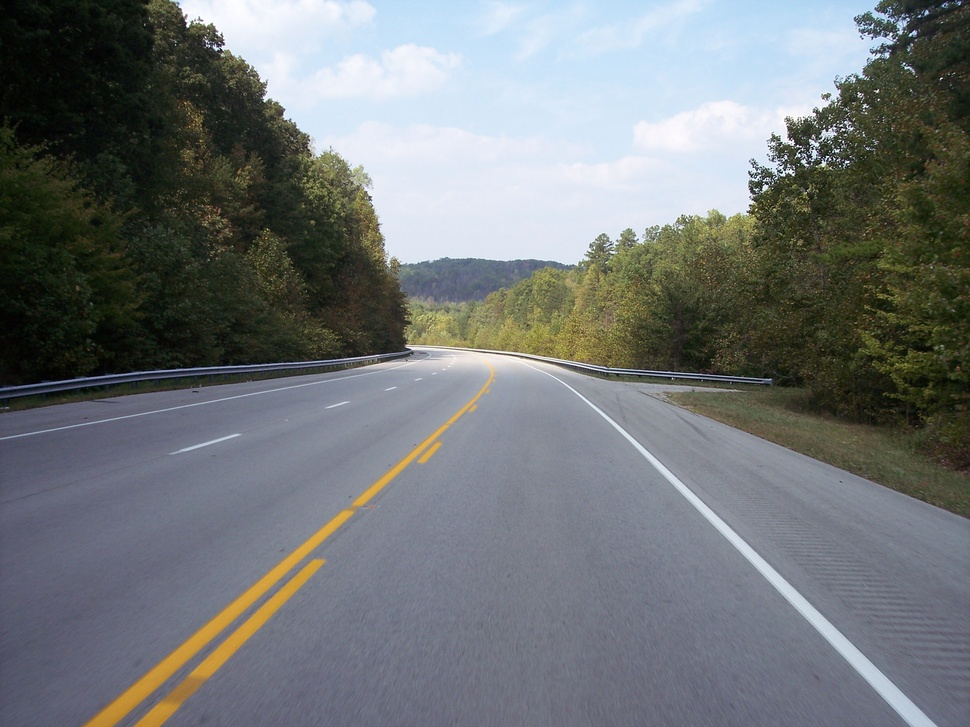
#> input picture img/img_1.jpg, 970 x 727 px, shrunk from 2856 x 2142 before the run
$ python lanes.py
#> lines starting #> are read from the running program, lines starting #| are printed output that depends on the picture
import cv2
import numpy as np
import matplotlib.pyplot as plt


def canny_image(img):
#> called with img = 'img/img_1.jpg'
    image = cv2.imread(img)
#> image is the input picture: shape (727, 970, 3); mean B, G, R 119.1, 117.6, 113.4
    lane_image = np.copy(image)

    gray = cv2.cvtColor(lane_image, cv2.COLOR_RGB2GRAY)
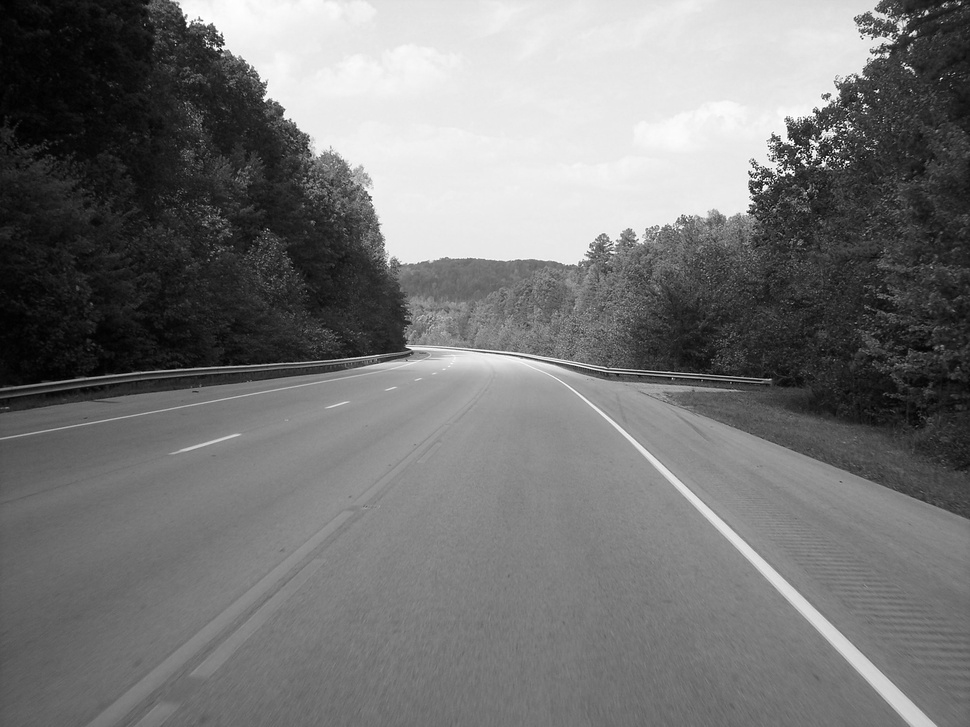
#> gray: shape (727, 970); min 0, max 255, mean 117.6
    blur = cv2.GaussianBlur(gray, (5, 5), 0)
    canny = cv2.Canny(blur, 50, 150)
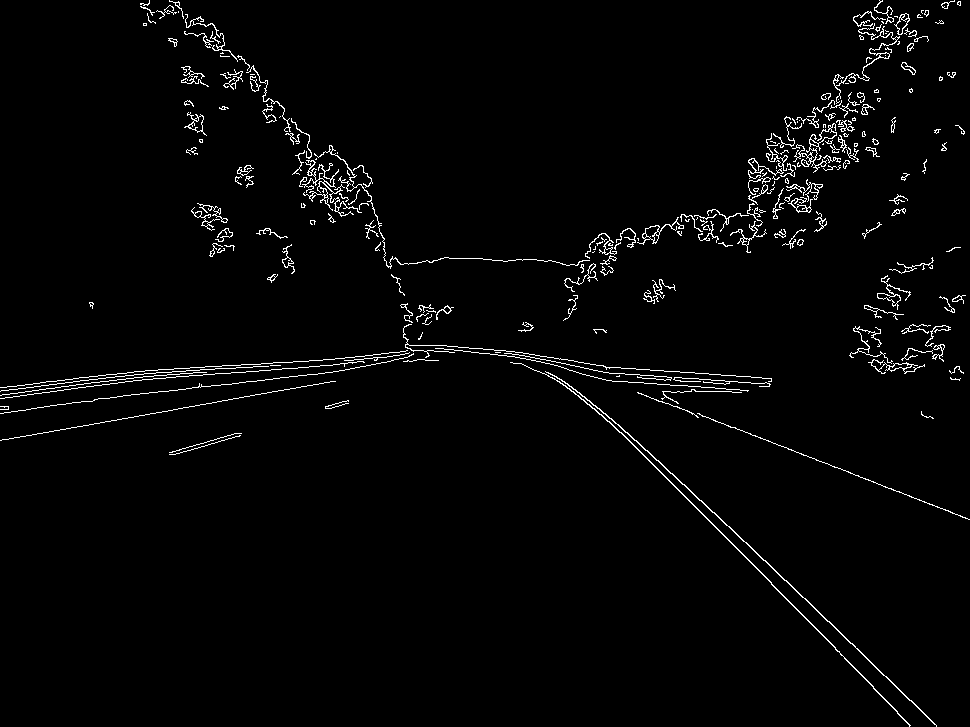
#> canny: shape (727, 970); 2.2% white in thin lines or dots

    return canny


image = canny_image('img/img_1.jpg')

plt.imshow(image)
plt.show()

$ run again, with img/img_3.jpg copied over img/img_1.jpg
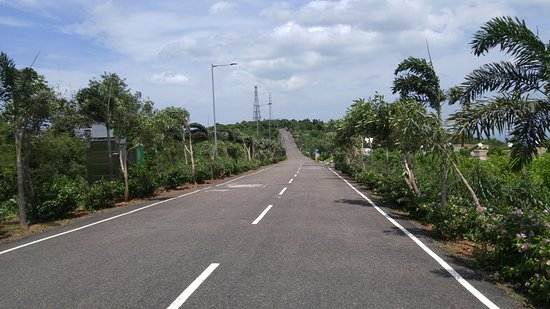
#> input picture img/img_3.jpg, 550 x 309 px
#> in canny_image, image is the input picture: shape (309, 550, 3); mean B, G, R 119.4, 119.2, 113.1
#> in canny_image, `blur = cv2.GaussianBlur(gray, (5, 5), 0)`:
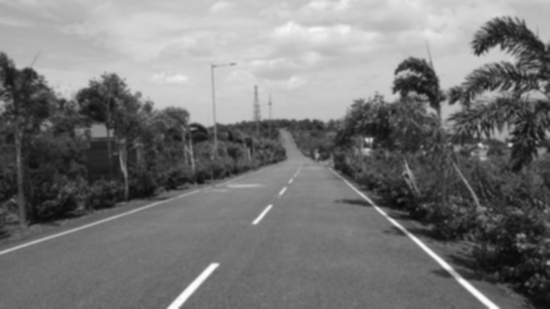
#> blur: shape (309, 550); min 7, max 253, mean 118.6
#> in canny_image, `canny = cv2.Canny(blur, 50, 150)`:
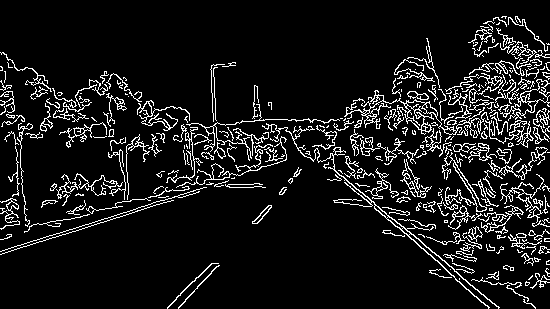
#> canny: shape (309, 550); 9.4% white in thin lines or dots

$ run again, with img/img_4.jpg copied over img/img_1.jpg
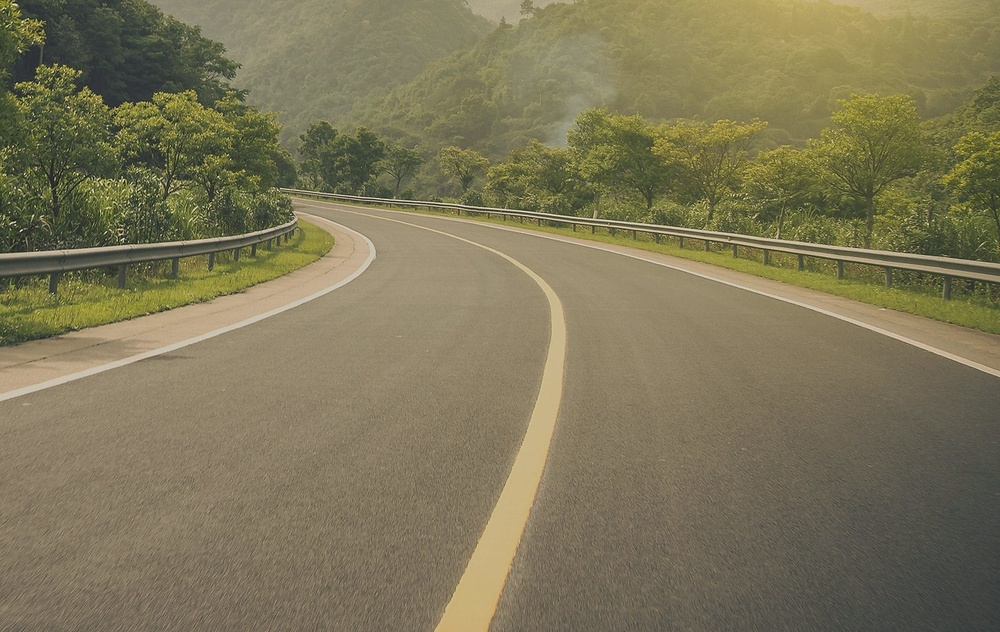
#> input picture img/img_4.jpg, 1000 x 632 px, shrunk from 1900 x 1200 before the run
#> in canny_image, image is the input picture: shape (632, 1000, 3); mean B, G, R 88.1, 118, 125.5
#> in canny_image, `gray = cv2.cvtColor(lane_image, cv2.COLOR_RGB2GRAY)`:
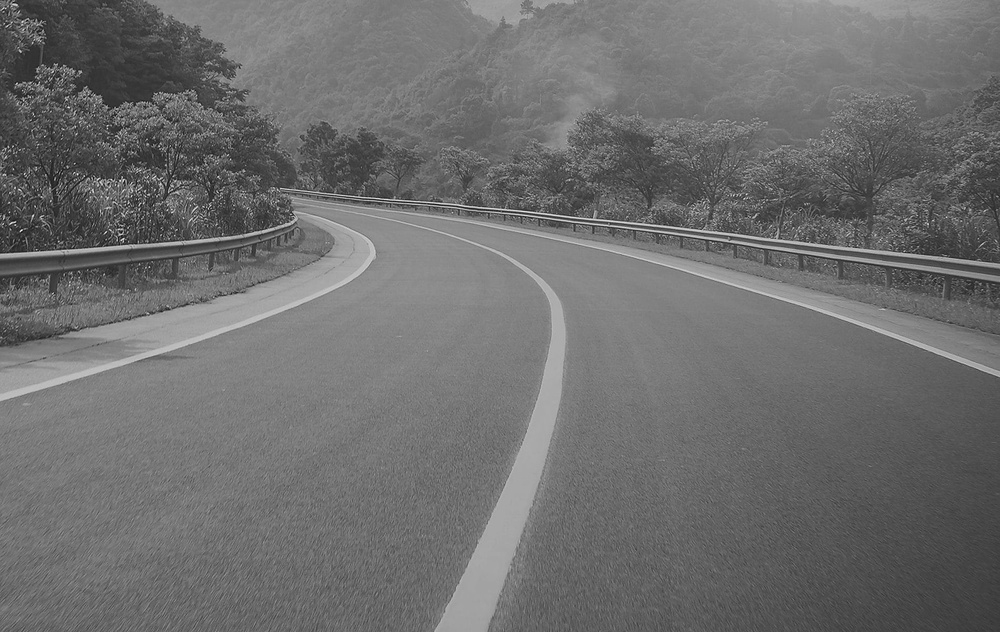
#> gray: shape (632, 1000); min 6, max 250, mean 109.9
#> in canny_image, `canny = cv2.Canny(blur, 50, 150)`:
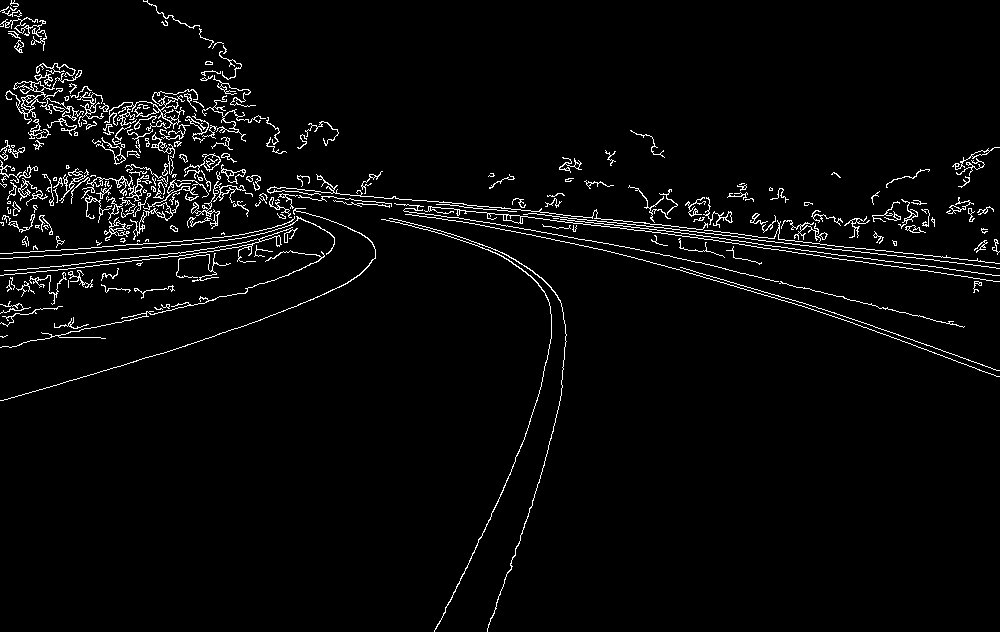
#> canny: shape (632, 1000); 3.3% white in thin lines or dots
